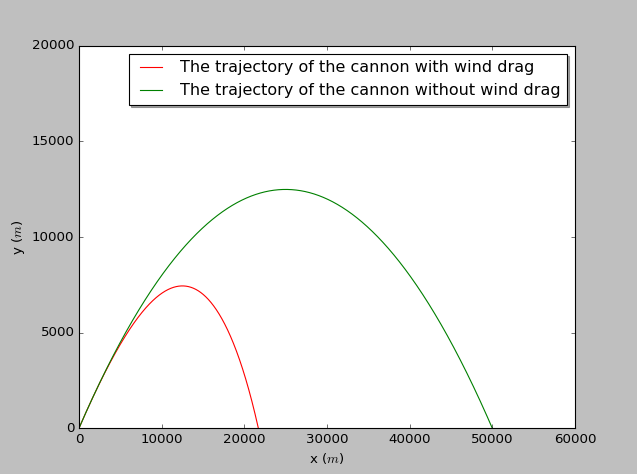

Write Python code to recreate this figure.
import pylab as pl
import math
class flying_cannon:
    """
    Calculation of the trajectory of the cannon
    Home work of the second chapter done by He Yijun
    Question 2.7
    """
    def __init__(self,angle = 3.14/4 , velocity = 700,location_x = 0, location_y = 0, time_step = 0.01 , B_over_m =0.00004,B_over_m_no =0):
        # unit of time is s ; unit of angle is rad
        self.v_x = [velocity * math.cos(angle)]
        self.v_y = [velocity * math.sin(angle)]
        self.v=[velocity]        
        self.x = [location_x]        
        self.y = [location_y]
        self.v_xno = [velocity * math.cos(angle)]
        self.v_yno = [velocity * math.sin(angle)]
        self.vno =[velocity]        
        self.xno = [location_x]        
        self.yno = [location_y]
        self.t = [0]
        self.dt = time_step
        self.const = B_over_m
        self.constno = B_over_m_no
        self.g = 9.8
        print("Initial velocity ->", velocity)
        print("Initial angle of velocity ->", angle)
        print("Initial location of cannon shell ->", (location_x, location_y))
        print("time step -> ", time_step)
    def calculate(self):
        while not self.y[-1] < 0 :
            vx = self.v_x[-1] - self.v_x[-1] * self.v[-1] * self.const * self.dt
            vy = self.v_y[-1] - self.v_y[-1] * self.v[-1] * self.const * self.dt - self.g * self.dt         
            self.v_x.append(vx)
            self.v_y.append(vy)
            x = self.x[-1] + self.v_x[-1] * self.dt
            y = self.y[-1] + self.v_y[-1] * self.dt
            v = math.sqrt(self.v_x[-1] * self.v_x[-1] + self.v_y[-1] * self.v_y[-1])            
            self.x.append(x)
            self.y.append(y)
            self.t.append(self.t[-1] + self.dt)
            self.v.append(v)
        amend_y = -self.y[-2]/self.y[-1]
        amend_x = (self.x[-2]+amend_y*self.x[-1])/(amend_y + 1)        
        self.x.remove(self.x[-1])
        self.y.remove(self.y[-1])
        self.x.append(amend_x)
        self.y.append(0)
    def calculate2(self):
        while not self.yno[-1] < 0 :
            vxno = self.v_xno[-1] - self.v_xno[-1] * self.vno[-1] * self.constno * self.dt
            vyno = self.v_yno[-1] - self.v_yno[-1] * self.vno[-1] * self.constno * self.dt - self.g * self.dt         
            self.v_xno.append(vxno)
            self.v_yno.append(vyno)
            xno = self.xno[-1] + self.v_xno[-1] * self.dt
            yno = self.yno[-1] + self.v_yno[-1] * self.dt
            vno = math.sqrt(self.v_xno[-1] * self.v_xno[-1] + self.v_yno[-1] * self.v_yno[-1])            
            self.xno.append(xno)
            self.yno.append(yno)
            self.vno.append(vno)
        amend_yno = -self.yno[-2]/self.yno[-1]
        amend_xno = (self.xno[-2]+amend_yno*self.xno[-1])/(amend_yno + 1)        
        self.xno.remove(self.xno[-1])
        self.yno.remove(self.yno[-1])
        self.xno.append(amend_xno)
        self.yno.append(0)
    def show_results(self):
        pl.plot(self.x, self.y, 'r', label='The trajectory of the cannon with wind drag')
        pl.plot(self.xno, self.yno, 'g', label='The trajectory of the cannon without wind drag')
        pl.xlim(0.0, 60000.0)
        pl.ylim(0.0, 20000.0)
        pl.xlabel('x ($m$)')
        pl.ylabel('y ($m$)')
        pl.legend(loc='best', shadow=True)
        pl.show()
    def store_results(self):
        myfile = open('flying_cannon', 'w')
        for i in range(len(self.t)):
            print(self.t[i],(self.x[i],self.y[i]), file = myfile)
        myfile.close()

a = flying_cannon()
a.calculate()
a.calculate2()
a.show_results()
a.store_results()
